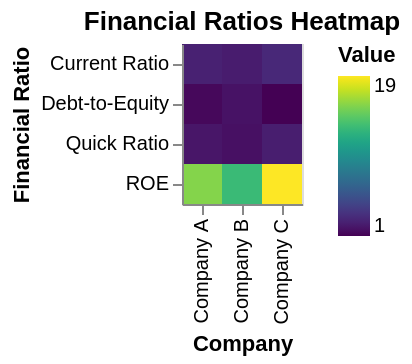

Source (Vega-Lite JSON):
### Vega-Lite specification from a JSON file in a GitHub repository (floating-point values rounded to 4 significant figures)
{"$schema": "https://vega.github.io/schema/vega-lite/v5.json", "description": "Financial ratios comparison", "data": {"values": [{"company": "Company A", "ratio": "Current Ratio", "value": 2.1}, {"company": "Company A", "ratio": "Quick Ratio", "value": 1.5}, {"company": "Company A", "ratio": "Debt-to-Equity", "value": 0.8}, {"company": "Company A", "ratio": "ROE", "value": 15.2}, {"company": "Company B", "ratio": "Current Ratio", "value": 1.8}, {"company": "Company B", "ratio": "Quick Ratio", "value": 1.2}, {"company": "Company B", "ratio": "Debt-to-Equity", "value": 1.3}, {"company": "Company B", "ratio": "ROE", "value": 12.7}, {"company": "Company C", "ratio": "Current Ratio", "value": 2.5}, {"company": "Company C", "ratio": "Quick Ratio", "value": 1.9}, {"company": "Company C", "ratio": "Debt-to-Equity", "value": 0.5}, {"company": "Company C", "ratio": "ROE", "value": 18.5}]}, "mark": "rect", "encoding": {"x": {"field": "company", "type": "nominal", "axis": {"title": "Company"}}, "y": {"field": "ratio", "type": "nominal", "axis": {"title": "Financial Ratio"}}, "color": {"field": "value", "type": "quantitative", "scale": {"scheme": "viridis"}, "legend": {"title": "Value"}}, "tooltip": [{"field": "company", "type": "nominal"}, {"field": "ratio", "type": "nominal"}, {"field": "value", "type": "quantitative", "format": ".1f"}]}, "title": "Financial Ratios Heatmap"}
